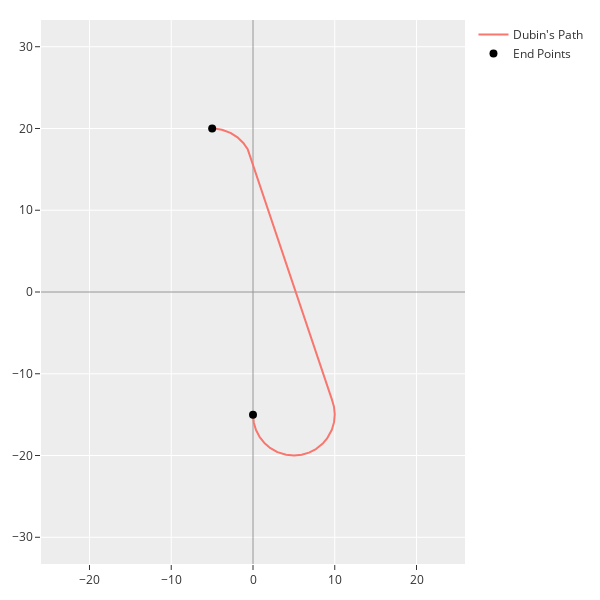

This figure's notebook cell:
### Code cell
plot_dubin(["Dubin's Path", "lines", configurations]).show()

### Figure 1 — Plotly figure (JSON) as saved in the notebook; plotly's stock layout.template omitted (floating-point values rounded to 4 significant figures; data arrays with more than 128 entries replaced by an {"elided": "..."} marker saying what was removed)
{"data": [{"hovertemplate": "Angle: %{text}<br>X: %{x}<br>Y: %{y}", "mode": "lines", "name": "Dubin's Path", "text": {"elided": "5519 str values"}, "type": "scatter", "x": {"elided": "5519 float values"}, "y": {"elided": "5519 float values"}}, {"marker": {"color": "black", "size": 8}, "mode": "markers", "name": "End Points", "type": "scatter", "x": [0, -4.995], "y": [-15, 20.0]}], "layout": {"height": 600, "margin": {"b": 20, "l": 20, "r": 20, "t": 20}, "width": 600, "xaxis": {"domain": [0, 1], "range": [-25, 25], "type": "linear", "zeroline": true, "zerolinecolor": "#969696"}, "yaxis": {"domain": [0, 1], "range": [-32.15, 32.15], "scaleanchor": "x", "scaleratio": 1, "type": "linear", "zeroline": true, "zerolinecolor": "#969696"}}}
